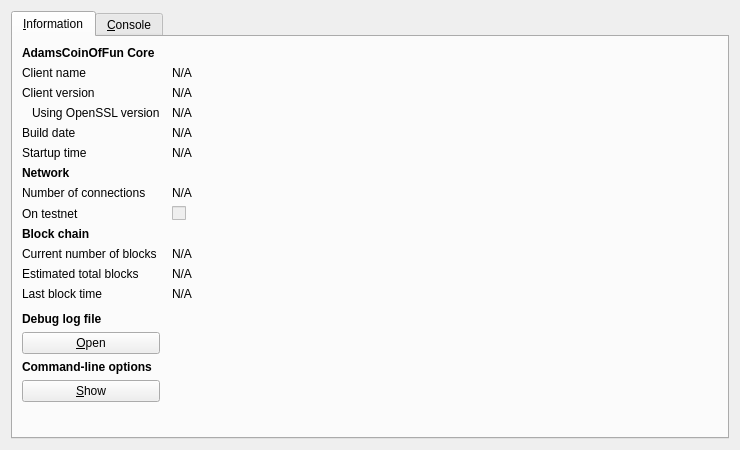
<?xml version="1.0" encoding="UTF-8"?>
<ui version="4.0">
 <class>RPCConsole</class>
 <widget class="QDialog" name="RPCConsole">
  <property name="geometry">
   <rect>
    <x>0</x>
    <y>0</y>
    <width>740</width>
    <height>450</height>
   </rect>
  </property>
  <property name="windowTitle">
   <string>AdamsCoinOfFun - Debug window</string>
  </property>
  <layout class="QVBoxLayout" name="verticalLayout_2">
   <item>
    <widget class="QTabWidget" name="tabWidget">
     <property name="currentIndex">
      <number>0</number>
     </property>
     <widget class="QWidget" name="tab_info">
      <attribute name="title">
       <string>&amp;Information</string>
      </attribute>
      <layout class="QGridLayout" name="gridLayout" columnstretch="0,1">
       <property name="horizontalSpacing">
        <number>12</number>
       </property>
       <item row="0" column="0">
        <widget class="QLabel" name="label_9">
         <property name="font">
          <font>
           <weight>75</weight>
           <bold>true</bold>
          </font>
         </property>
         <property name="text">
          <string>AdamsCoinOfFun Core</string>
         </property>
        </widget>
       </item>
       <item row="1" column="0">
        <widget class="QLabel" name="label_5">
         <property name="text">
          <string>Client name</string>
         </property>
        </widget>
       </item>
       <item row="1" column="1">
        <widget class="QLabel" name="clientName">
         <property name="cursor">
          <cursorShape>IBeamCursor</cursorShape>
         </property>
         <property name="text">
          <string>N/A</string>
         </property>
         <property name="textFormat">
          <enum>Qt::PlainText</enum>
         </property>
         <property name="textInteractionFlags">
          <set>Qt::LinksAccessibleByMouse|Qt::TextSelectableByKeyboard|Qt::TextSelectableByMouse</set>
         </property>
        </widget>
       </item>
       <item row="2" column="0">
        <widget class="QLabel" name="label_6">
         <property name="text">
          <string>Client version</string>
         </property>
        </widget>
       </item>
       <item row="2" column="1">
        <widget class="QLabel" name="clientVersion">
         <property name="cursor">
          <cursorShape>IBeamCursor</cursorShape>
         </property>
         <property name="text">
          <string>N/A</string>
         </property>
         <property name="textFormat">
          <enum>Qt::PlainText</enum>
         </property>
         <property name="textInteractionFlags">
          <set>Qt::LinksAccessibleByMouse|Qt::TextSelectableByKeyboard|Qt::TextSelectableByMouse</set>
         </property>
        </widget>
       </item>
       <item row="3" column="0">
        <widget class="QLabel" name="label_14">
         <property name="text">
          <string>Using OpenSSL version</string>
         </property>
         <property name="indent">
          <number>10</number>
         </property>
        </widget>
       </item>
       <item row="3" column="1">
        <widget class="QLabel" name="openSSLVersion">
         <property name="cursor">
          <cursorShape>IBeamCursor</cursorShape>
         </property>
         <property name="text">
          <string>N/A</string>
         </property>
         <property name="textFormat">
          <enum>Qt::PlainText</enum>
         </property>
         <property name="textInteractionFlags">
          <set>Qt::LinksAccessibleByMouse|Qt::TextSelectableByKeyboard|Qt::TextSelectableByMouse</set>
         </property>
        </widget>
       </item>
       <item row="4" column="0">
        <widget class="QLabel" name="label_12">
         <property name="text">
          <string>Build date</string>
         </property>
        </widget>
       </item>
       <item row="4" column="1">
        <widget class="QLabel" name="buildDate">
         <property name="cursor">
          <cursorShape>IBeamCursor</cursorShape>
         </property>
         <property name="text">
          <string>N/A</string>
         </property>
         <property name="textFormat">
          <enum>Qt::PlainText</enum>
         </property>
         <property name="textInteractionFlags">
          <set>Qt::LinksAccessibleByMouse|Qt::TextSelectableByKeyboard|Qt::TextSelectableByMouse</set>
         </property>
        </widget>
       </item>
       <item row="5" column="0">
        <widget class="QLabel" name="label_13">
         <property name="text">
          <string>Startup time</string>
         </property>
        </widget>
       </item>
       <item row="5" column="1">
        <widget class="QLabel" name="startupTime">
         <property name="cursor">
          <cursorShape>IBeamCursor</cursorShape>
         </property>
         <property name="text">
          <string>N/A</string>
         </property>
         <property name="textFormat">
          <enum>Qt::PlainText</enum>
         </property>
         <property name="textInteractionFlags">
          <set>Qt::LinksAccessibleByMouse|Qt::TextSelectableByKeyboard|Qt::TextSelectableByMouse</set>
         </property>
        </widget>
       </item>
       <item row="6" column="0">
        <widget class="QLabel" name="label_11">
         <property name="font">
          <font>
           <weight>75</weight>
           <bold>true</bold>
          </font>
         </property>
         <property name="text">
          <string>Network</string>
         </property>
        </widget>
       </item>
       <item row="7" column="0">
        <widget class="QLabel" name="label_7">
         <property name="text">
          <string>Number of connections</string>
         </property>
        </widget>
       </item>
       <item row="7" column="1">
        <widget class="QLabel" name="numberOfConnections">
         <property name="cursor">
          <cursorShape>IBeamCursor</cursorShape>
         </property>
         <property name="text">
          <string>N/A</string>
         </property>
         <property name="textFormat">
          <enum>Qt::PlainText</enum>
         </property>
         <property name="textInteractionFlags">
          <set>Qt::LinksAccessibleByMouse|Qt::TextSelectableByKeyboard|Qt::TextSelectableByMouse</set>
         </property>
        </widget>
       </item>
       <item row="8" column="0">
        <widget class="QLabel" name="label_8">
         <property name="text">
          <string>On testnet</string>
         </property>
        </widget>
       </item>
       <item row="8" column="1">
        <widget class="QCheckBox" name="isTestNet">
         <property name="enabled">
          <bool>false</bool>
         </property>
         <property name="text">
          <string/>
         </property>
        </widget>
       </item>
       <item row="9" column="0">
        <widget class="QLabel" name="label_10">
         <property name="font">
          <font>
           <weight>75</weight>
           <bold>true</bold>
          </font>
         </property>
         <property name="text">
          <string>Block chain</string>
         </property>
        </widget>
       </item>
       <item row="10" column="0">
        <widget class="QLabel" name="label_3">
         <property name="text">
          <string>Current number of blocks</string>
         </property>
        </widget>
       </item>
       <item row="10" column="1">
        <widget class="QLabel" name="numberOfBlocks">
         <property name="cursor">
          <cursorShape>IBeamCursor</cursorShape>
         </property>
         <property name="text">
          <string>N/A</string>
         </property>
         <property name="textFormat">
          <enum>Qt::PlainText</enum>
         </property>
         <property name="textInteractionFlags">
          <set>Qt::LinksAccessibleByMouse|Qt::TextSelectableByKeyboard|Qt::TextSelectableByMouse</set>
         </property>
        </widget>
       </item>
       <item row="11" column="0">
        <widget class="QLabel" name="label_4">
         <property name="text">
          <string>Estimated total blocks</string>
         </property>
        </widget>
       </item>
       <item row="11" column="1">
        <widget class="QLabel" name="totalBlocks">
         <property name="cursor">
          <cursorShape>IBeamCursor</cursorShape>
         </property>
         <property name="text">
          <string>N/A</string>
         </property>
         <property name="textFormat">
          <enum>Qt::PlainText</enum>
         </property>
         <property name="textInteractionFlags">
          <set>Qt::LinksAccessibleByMouse|Qt::TextSelectableByKeyboard|Qt::TextSelectableByMouse</set>
         </property>
        </widget>
       </item>
       <item row="12" column="0">
        <widget class="QLabel" name="label_2">
         <property name="text">
          <string>Last block time</string>
         </property>
        </widget>
       </item>
       <item row="12" column="1">
        <widget class="QLabel" name="lastBlockTime">
         <property name="cursor">
          <cursorShape>IBeamCursor</cursorShape>
         </property>
         <property name="text">
          <string>N/A</string>
         </property>
         <property name="textFormat">
          <enum>Qt::PlainText</enum>
         </property>
         <property name="textInteractionFlags">
          <set>Qt::LinksAccessibleByMouse|Qt::TextSelectableByKeyboard|Qt::TextSelectableByMouse</set>
         </property>
        </widget>
       </item>
       <item row="13" column="0">
        <spacer name="verticalSpacer_2">
         <property name="orientation">
          <enum>Qt::Vertical</enum>
         </property>
         <property name="sizeHint" stdset="0">
          <size>
           <width>20</width>
           <height>20</height>
          </size>
         </property>
        </spacer>
       </item>
       <item row="14" column="0">
        <widget class="QLabel" name="labelDebugLogfile">
         <property name="font">
          <font>
           <weight>75</weight>
           <bold>true</bold>
          </font>
         </property>
         <property name="text">
          <string>Debug log file</string>
         </property>
        </widget>
       </item>
       <item row="15" column="0">
        <widget class="QPushButton" name="openDebugLogfileButton">
         <property name="toolTip">
          <string>Open the AdamsCoinOfFun debug log file from the current data directory. This can take a few seconds for large log files.</string>
         </property>
         <property name="text">
          <string>&amp;Open</string>
         </property>
         <property name="autoDefault">
          <bool>false</bool>
         </property>
        </widget>
       </item>
       <item row="16" column="0">
        <widget class="QLabel" name="labelCLOptions">
         <property name="font">
          <font>
           <weight>75</weight>
           <bold>true</bold>
          </font>
         </property>
         <property name="text">
          <string>Command-line options</string>
         </property>
        </widget>
       </item>
       <item row="17" column="0">
        <widget class="QPushButton" name="showCLOptionsButton">
         <property name="toolTip">
          <string>Show the AdamsCoinOfFun-Qt help message to get a list with possible AdamsCoinOfFun command-line options.</string>
         </property>
         <property name="text">
          <string>&amp;Show</string>
         </property>
         <property name="autoDefault">
          <bool>false</bool>
         </property>
        </widget>
       </item>
       <item row="18" column="0">
        <spacer name="verticalSpacer">
         <property name="orientation">
          <enum>Qt::Vertical</enum>
         </property>
         <property name="sizeHint" stdset="0">
          <size>
           <width>20</width>
           <height>40</height>
          </size>
         </property>
        </spacer>
       </item>
      </layout>
     </widget>
     <widget class="QWidget" name="tab_console">
      <attribute name="title">
       <string>&amp;Console</string>
      </attribute>
      <layout class="QVBoxLayout" name="verticalLayout_3">
       <property name="spacing">
        <number>3</number>
       </property>
       <item>
        <widget class="QTextEdit" name="messagesWidget">
         <property name="minimumSize">
          <size>
           <width>0</width>
           <height>100</height>
          </size>
         </property>
         <property name="readOnly">
          <bool>true</bool>
         </property>
         <property name="tabKeyNavigation" stdset="0">
          <bool>false</bool>
         </property>
         <property name="columnCount" stdset="0">
          <number>2</number>
         </property>
        </widget>
       </item>
       <item>
        <layout class="QHBoxLayout" name="horizontalLayout">
         <property name="spacing">
          <number>3</number>
         </property>
         <item>
          <widget class="QLabel" name="label">
           <property name="text">
            <string notr="true">&gt;</string>
           </property>
          </widget>
         </item>
         <item>
          <widget class="QLineEdit" name="lineEdit"/>
         </item>
         <item>
          <widget class="QPushButton" name="clearButton">
           <property name="maximumSize">
            <size>
             <width>24</width>
             <height>24</height>
            </size>
           </property>
           <property name="toolTip">
            <string>Clear console</string>
           </property>
           <property name="text">
            <string/>
           </property>
           <property name="icon">
            <iconset resource="../bitcoin.qrc">
             <normaloff>:/icons/remove</normaloff>:/icons/remove</iconset>
           </property>
           <property name="shortcut">
            <string notr="true">Ctrl+L</string>
           </property>
           <property name="autoDefault">
            <bool>false</bool>
           </property>
          </widget>
         </item>
        </layout>
       </item>
      </layout>
     </widget>
    </widget>
   </item>
  </layout>
 </widget>
 <resources>
  <include location="../bitcoin.qrc"/>
 </resources>
 <connections/>
</ui>
